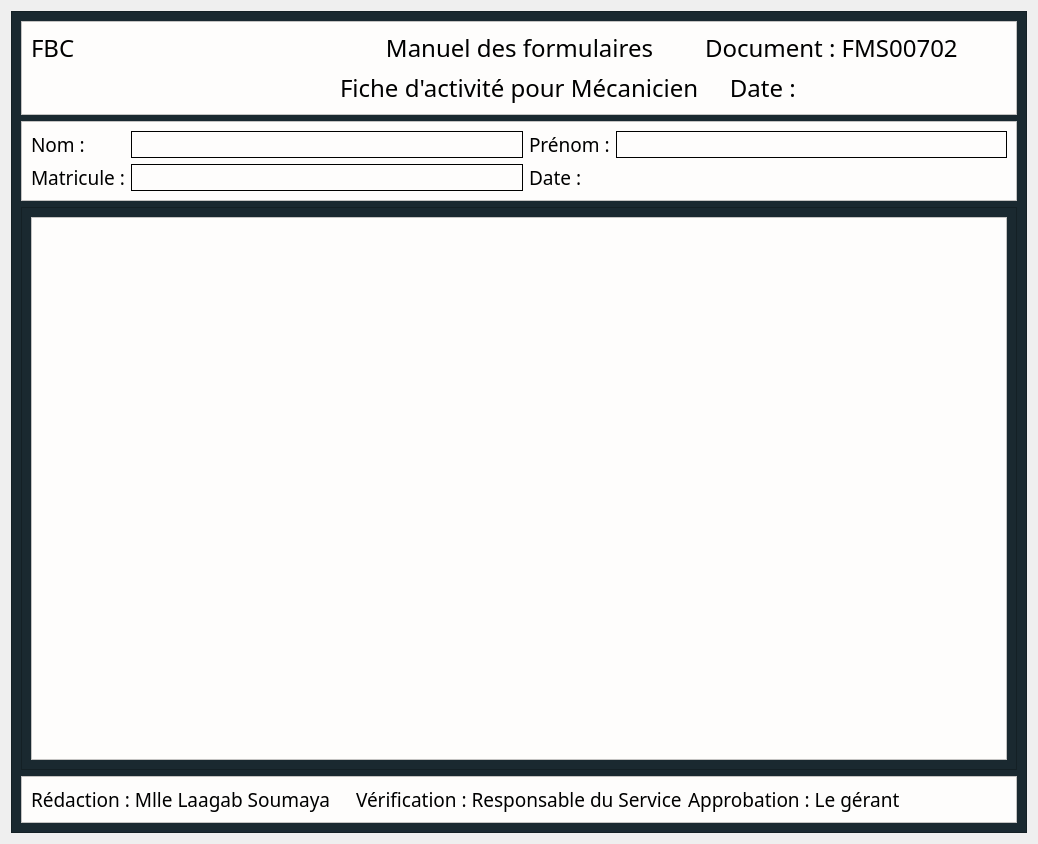
<?xml version="1.0" encoding="UTF-8"?>
<ui version="4.0">
 <class>Dialog</class>
 <widget class="QDialog" name="Dialog">
  <property name="geometry">
   <rect>
    <x>0</x>
    <y>0</y>
    <width>1038</width>
    <height>844</height>
   </rect>
  </property>
  <property name="windowTitle">
   <string>Dialog</string>
  </property>
  <layout class="QVBoxLayout" name="verticalLayout">
   <item>
    <widget class="QFrame" name="frame">
     <property name="styleSheet">
      <string notr="true">background-color: #1A2930;</string>
     </property>
     <property name="frameShape">
      <enum>QFrame::StyledPanel</enum>
     </property>
     <property name="frameShadow">
      <enum>QFrame::Raised</enum>
     </property>
     <layout class="QVBoxLayout" name="verticalLayout_2" stretch="0,0,1,0">
      <item>
       <widget class="QFrame" name="frame_5">
        <property name="styleSheet">
         <string notr="true">background-color : #FEFDFC;</string>
        </property>
        <property name="frameShape">
         <enum>QFrame::StyledPanel</enum>
        </property>
        <property name="frameShadow">
         <enum>QFrame::Raised</enum>
        </property>
        <layout class="QGridLayout" name="gridLayout">
         <item row="0" column="1">
          <widget class="QLabel" name="label_2">
           <property name="font">
            <font>
             <family>Modern No. 20</family>
             <pointsize>18</pointsize>
            </font>
           </property>
           <property name="text">
            <string>Manuel des formulaires</string>
           </property>
           <property name="alignment">
            <set>Qt::AlignCenter</set>
           </property>
          </widget>
         </item>
         <item row="0" column="0">
          <widget class="QLabel" name="label">
           <property name="font">
            <font>
             <family>Modern No. 20</family>
             <pointsize>18</pointsize>
            </font>
           </property>
           <property name="text">
            <string>FBC</string>
           </property>
          </widget>
         </item>
         <item row="0" column="2">
          <widget class="QLabel" name="label_3">
           <property name="font">
            <font>
             <family>Modern No. 20</family>
             <pointsize>18</pointsize>
            </font>
           </property>
           <property name="text">
            <string>Document : FMS00702</string>
           </property>
          </widget>
         </item>
         <item row="1" column="1">
          <widget class="QLabel" name="label_4">
           <property name="font">
            <font>
             <family>Modern No. 20</family>
             <pointsize>18</pointsize>
            </font>
           </property>
           <property name="text">
            <string>Fiche d'activité pour Mécanicien</string>
           </property>
          </widget>
         </item>
         <item row="1" column="2">
          <widget class="QLabel" name="label_5">
           <property name="font">
            <font>
             <family>Modern No. 20</family>
             <pointsize>18</pointsize>
            </font>
           </property>
           <property name="text">
            <string>    Date :</string>
           </property>
          </widget>
         </item>
        </layout>
       </widget>
      </item>
      <item>
       <widget class="QFrame" name="frame_4">
        <property name="styleSheet">
         <string notr="true">background-color : #FEFDFC;</string>
        </property>
        <property name="frameShape">
         <enum>QFrame::StyledPanel</enum>
        </property>
        <property name="frameShadow">
         <enum>QFrame::Raised</enum>
        </property>
        <layout class="QGridLayout" name="gridLayout_2">
         <item row="0" column="2">
          <widget class="QLabel" name="label_8">
           <property name="font">
            <font>
             <family>Modern No. 20</family>
             <pointsize>14</pointsize>
            </font>
           </property>
           <property name="text">
            <string>Prénom :</string>
           </property>
          </widget>
         </item>
         <item row="1" column="1">
          <widget class="QLineEdit" name="lineEdit_2">
           <property name="font">
            <font>
             <pointsize>11</pointsize>
             <weight>75</weight>
             <bold>true</bold>
            </font>
           </property>
           <property name="styleSheet">
            <string notr="true">border: 1px solid back;height:25px;</string>
           </property>
          </widget>
         </item>
         <item row="0" column="0">
          <widget class="QLabel" name="label_6">
           <property name="font">
            <font>
             <family>Modern No. 20</family>
             <pointsize>14</pointsize>
            </font>
           </property>
           <property name="text">
            <string>Nom :</string>
           </property>
          </widget>
         </item>
         <item row="0" column="1">
          <widget class="QLineEdit" name="lineEdit">
           <property name="font">
            <font>
             <pointsize>11</pointsize>
             <weight>75</weight>
             <bold>true</bold>
            </font>
           </property>
           <property name="styleSheet">
            <string notr="true">border: 1px solid back;
height:25px;</string>
           </property>
          </widget>
         </item>
         <item row="1" column="0">
          <widget class="QLabel" name="label_7">
           <property name="font">
            <font>
             <family>Modern No. 20</family>
             <pointsize>14</pointsize>
            </font>
           </property>
           <property name="text">
            <string>Matricule :</string>
           </property>
          </widget>
         </item>
         <item row="0" column="3">
          <widget class="QLineEdit" name="lineEdit_3">
           <property name="font">
            <font>
             <pointsize>11</pointsize>
             <weight>75</weight>
             <bold>true</bold>
            </font>
           </property>
           <property name="styleSheet">
            <string notr="true">border: 1px solid back;height:25px;</string>
           </property>
          </widget>
         </item>
         <item row="1" column="2">
          <widget class="QLabel" name="label_9">
           <property name="font">
            <font>
             <family>Modern No. 20</family>
             <pointsize>14</pointsize>
            </font>
           </property>
           <property name="text">
            <string>Date : </string>
           </property>
          </widget>
         </item>
        </layout>
       </widget>
      </item>
      <item>
       <widget class="QFrame" name="frame_3">
        <property name="frameShape">
         <enum>QFrame::StyledPanel</enum>
        </property>
        <property name="frameShadow">
         <enum>QFrame::Raised</enum>
        </property>
        <layout class="QVBoxLayout" name="verticalLayout_3">
         <item>
          <widget class="QTableView" name="tableView">
           <property name="styleSheet">
            <string notr="true">background-color : #FEFDFC;</string>
           </property>
          </widget>
         </item>
        </layout>
       </widget>
      </item>
      <item>
       <widget class="QFrame" name="frame_2">
        <property name="styleSheet">
         <string notr="true">background-color : #FEFDFC;</string>
        </property>
        <property name="frameShape">
         <enum>QFrame::StyledPanel</enum>
        </property>
        <property name="frameShadow">
         <enum>QFrame::Raised</enum>
        </property>
        <layout class="QHBoxLayout" name="horizontalLayout">
         <item>
          <widget class="QLabel" name="label_10">
           <property name="font">
            <font>
             <family>Modern No. 20</family>
             <pointsize>14</pointsize>
            </font>
           </property>
           <property name="text">
            <string>Rédaction : Mlle Laagab Soumaya</string>
           </property>
          </widget>
         </item>
         <item>
          <widget class="QLabel" name="label_11">
           <property name="font">
            <font>
             <family>Modern No. 20</family>
             <pointsize>14</pointsize>
            </font>
           </property>
           <property name="text">
            <string>Vérification : Responsable du Service</string>
           </property>
          </widget>
         </item>
         <item>
          <widget class="QLabel" name="label_12">
           <property name="font">
            <font>
             <family>Modern No. 20</family>
             <pointsize>14</pointsize>
            </font>
           </property>
           <property name="text">
            <string>Approbation : Le gérant</string>
           </property>
          </widget>
         </item>
        </layout>
       </widget>
      </item>
     </layout>
    </widget>
   </item>
  </layout>
 </widget>
 <resources/>
 <connections/>
</ui>
